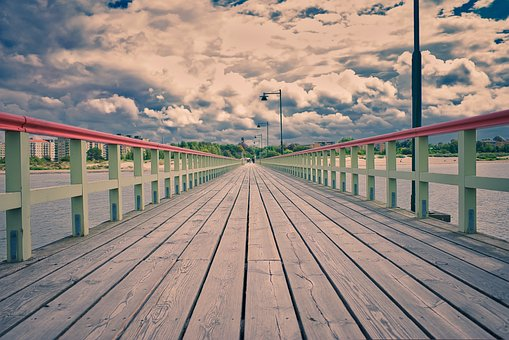
#> input picture vanishing-point-4468780__340.jpg, 509 x 340 px
$ jupyter execute vanishing_point.ipynb
#> lines starting #> are read from the running program, lines starting #| are printed output that depends on the picture
[cell 1]
from skimage.transform import (hough_line, hough_line_peaks)
import numpy as np
import cv2
from matplotlib import pyplot as plt

#image = cv2.imread('pexels-photo-10622719.jpeg', 0) #Fails if uses as-is due to bright background.
#image = cv2.imread('1603176284-vanishingpoint.jpg', 0)
#image = cv2.imread('maxresdefault.jpg', 0)
image = cv2.imread('vanishing-point-4468780__340.jpg', 0)
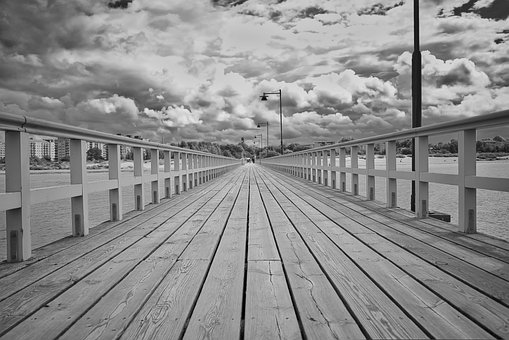
#> image: shape (340, 509); min 0, max 242, mean 140.8
#image = cv2.imread('intersecting-lines.jpg', 0)


image = ~image  #Invert the image (only if it had bright background that can confuse hough)
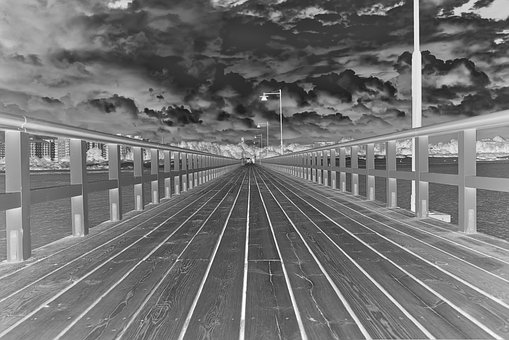
#> image: shape (340, 509); min 13, max 255, mean 114.2
plt.imshow(image, cmap='gray')

[cell 2]
# Set a precision of 1 degree. (Divide into 180 data points)
# You can increase the number of points if needed.
tested_angles = np.linspace(-np.pi / 2, np.pi / 2, 180)

# Perform Hough Transformation to change x, y, to h, theta, dist space.
hspace, theta, dist = hough_line(image, tested_angles)
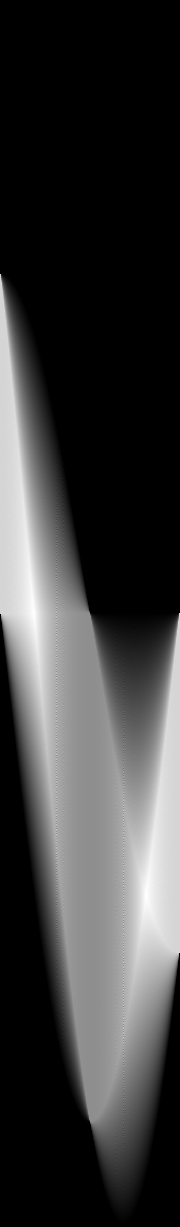
#> hspace: shape (1227, 180) uint64; min 0, max 609, mean 141; drawn with min black and max white
#> theta = 180 values from -1.57 to 1.57; dist = 1227 values from -613 to 613

plt.figure(figsize=(10,10))
plt.imshow(hspace)

[cell 3]
#Now, to find the location of peaks in the hough space we can use hough_line_peaks
h, q, d = hough_line_peaks(hspace, theta, dist)
#> h = 48 values, max 609 at index 0, min 343 at index 46, mean 463.5; q = 48 values, max 1.57 at index 19, min -1.57 at index 20, mean -0.279; d = 48 values, max 477 at index 46, min -334 at index 20, mean 103.9

#Example code from skimage documentation to plot the detected lines
angle_list=[]  #Create an empty list to capture all angles

# Generating figure 1
fig, axes = plt.subplots(1, 3, figsize=(15, 6))
ax = axes.ravel()

ax[0].imshow(image, cmap='gray')
ax[0].set_title('Input image')
ax[0].set_axis_off()

ax[1].imshow(np.log(1 + hspace),
             extent=[np.rad2deg(theta[-1]), np.rad2deg(theta[0]), dist[-1], dist[0]],
             cmap='gray', aspect=1/1.5)
ax[1].set_title('Hough transform')
ax[1].set_xlabel('Angles (degrees)')
ax[1].set_ylabel('Distance (pixels)')
ax[1].axis('image')

ax[2].imshow(image, cmap='gray')

origin = np.array((0, image.shape[1]))
#> origin = [0, 509]


for _, angle, dist in zip(*hough_line_peaks(hspace, theta, dist)):
    angle_list.append(angle) #Not for plotting but later calculation of angles
    y0, y1 = (dist - origin * np.cos(angle)) / np.sin(angle)
    ax[2].plot(origin, (y0, y1), '-r')
#> this loop made 48 passes
#> (angle, dist, y0, y1) on passes 1 to 12: (0.992, 283, 338.1, 5.27), (-0.992, -1, 1.19, 334.1), (-1.01, -16, 18.9, 339.2), (-1.13, -91, 100.5, 339.4), (-1.17, -112, 121.8, 339.2), (-1.24, -154, 163, 339.3), (-1.25, -165, 173.6, 340), (-1.27, -175, 183.1, 339.6), (1.33, 131, 135.1, 7.41), (-1.33, -199, 205.2, 332.8), (-1.4, -243, 246.8, 337.1), (-1.41, -255, 258.2, 339.3)
#> after the loop, angle_list has the same summary as q
ax[2].set_xlim(origin)
ax[2].set_ylim((image.shape[0], 0))
ax[2].set_axis_off()
ax[2].set_title('Detected lines')

plt.tight_layout()
plt.show()
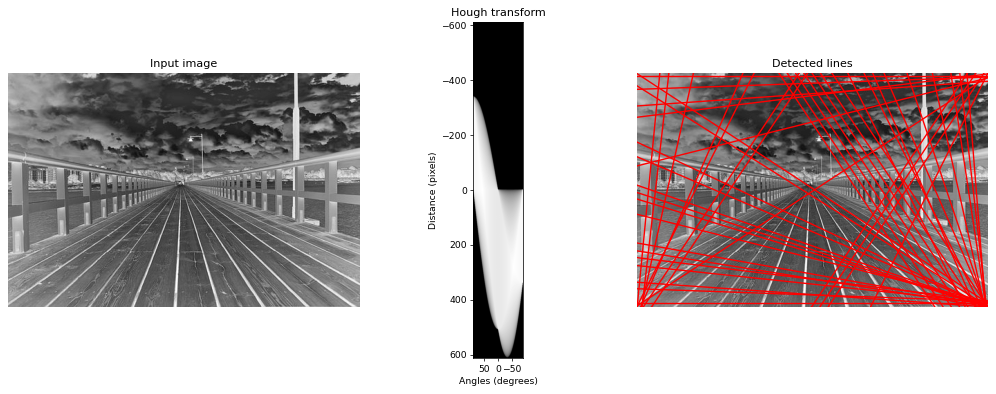
#> figure drawn by matplotlib, 3 panels

[cell 4]
###############################################################
# Convert angles from radians to degrees (1 rad = 180/pi degrees)
angles = [a*180/np.pi for a in angle_list]
#> angles = 48 values, max 90 at index 19, min -90 at index 20, mean -15.98

# Compute difference between the two lines
angle_difference = np.max(angles) - np.min(angles)
#> angle_difference = 180
print(180 - angle_difference)   #Subtracting from 180 to show it as the small angle between two lines
#| 0.0

$ run again, with image/pexels-photo-10622719.jpeg copied over vanishing-point-4468780__340.jpg
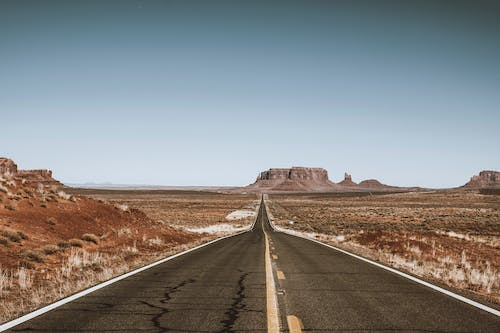
#> input picture image/pexels-photo-10622719.jpeg, 500 x 333 px
#> `image = ~image`:
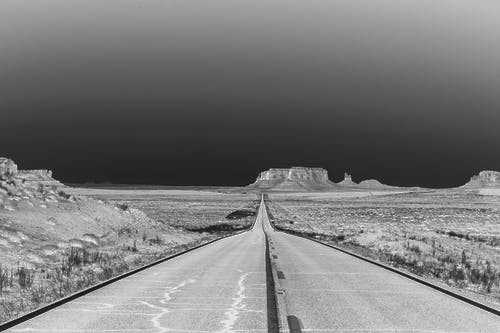
#> image: shape (333, 500); min 3, max 255, mean 122.7
#> `hspace, theta, dist = hough_line(image, tested_angles)`: theta = 180 values from -1.57 to 1.57; dist = 1203 values from -601 to 601
#> h = 46 values, max 599 at index 0, min 336 at index 44, mean 454.6; q = 46 values, max 1.57 at index 17, min -1.57 at index 18, mean -0.168; d = 46 values, max 470 at index 44, min -327 at index 18, mean 122.4
#> the loop `for _, angle, dist in zip(*hough_line_peaks(hspace, theta, dist)):` made 46 passes
#> (angle, dist, y0, y1) on passes 1 to 8: (0.992, 276, 329.8, 2.79), (-0.992, 0, 0, 327), (-1.01, -16, 18.9, 333.5), (-1.1, -68, 76.42, 332.8), (-1.24, -150, 158.7, 331.9), (1.33, 123, 126.8, 1.42), (-1.33, -190, 195.9, 321.3), (-1.33, -201, 207.2, 332.6)
#> after the loop `for _, angle, dist in zip(*hough_line_peaks(hspace, theta, dist)):`: angle_list has the same summary as q
#> `plt.show()`:
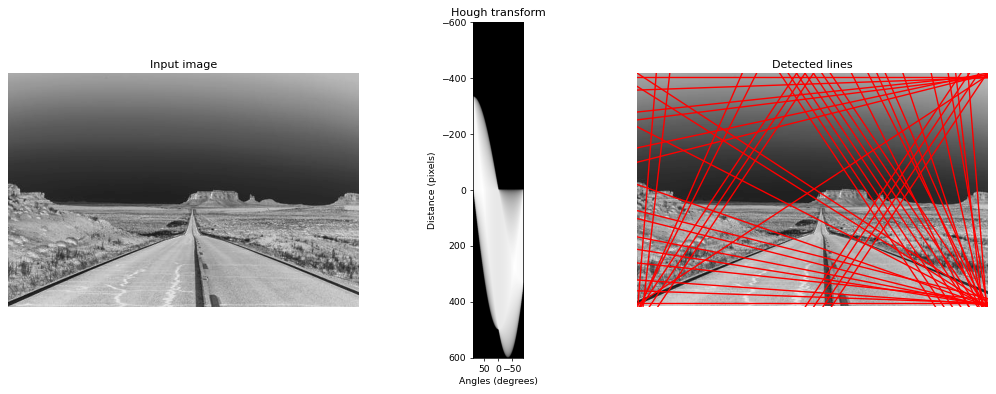
#> figure drawn by matplotlib, 3 panels
#> angles = 46 values, max 90 at index 17, min -90 at index 18, mean -9.64
#> angle_difference = 180
#| 0.0

$ run again, with 1603176284-vanishingpoint.jpg copied over vanishing-point-4468780__340.jpg
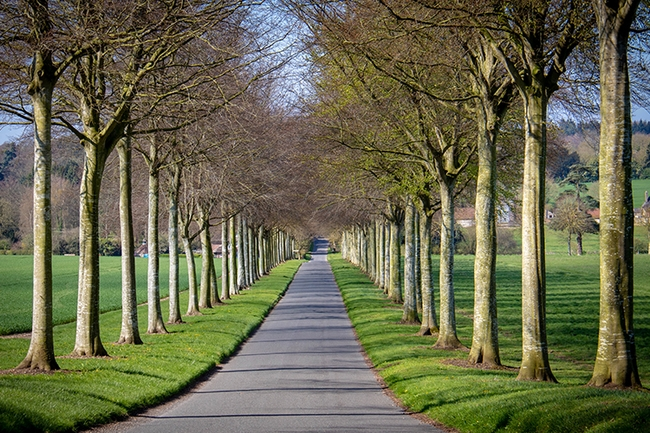
#> input picture 1603176284-vanishingpoint.jpg, 650 x 433 px
#> `image = ~image`:
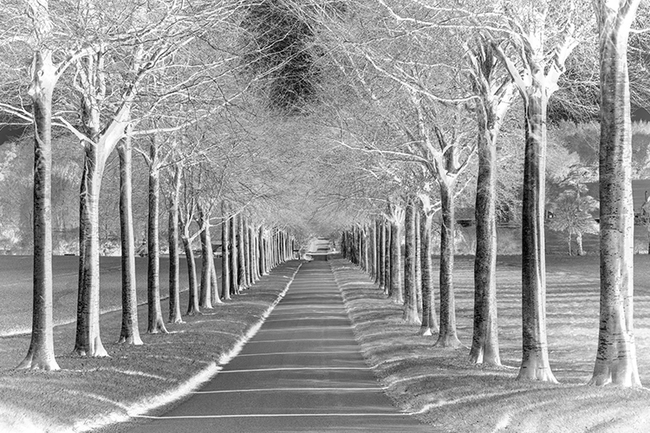
#> image: shape (433, 650); min 0, max 255, mean 153.6
#> `hspace, theta, dist = hough_line(image, tested_angles)`: theta = 180 values from -1.57 to 1.57; dist = 1565 values from -782 to 782
#> h = 69 values, max 781 at index 0, min 436 at index 68, mean 609.3; q = 69 values, max 1.57 at index 34, min -1.57 at index 35, mean -0.189; d = 69 values, max 613 at index 68, min -423 at index 35, mean 127.5
#> the loop `for _, angle, dist in zip(*hough_line_peaks(hspace, theta, dist)):` made 69 passes
#> (angle, dist, y0, y1) on passes 1 to 8: (0.992, 356, 425.4, 0.278), (-0.992, 0, 0, 425.1), (-1.03, -33, 38.57, 431.8), (-1.04, -46, 53.21, 431), (1.08, 306, 347.1, -0.819), (-1.1, -87, 97.77, 431.1), (-1.11, -99, 110.3, 429.4), (-1.13, -114, 125.9, 431)
#> after the loop `for _, angle, dist in zip(*hough_line_peaks(hspace, theta, dist)):`: angle_list has the same summary as q
#> `plt.show()`:
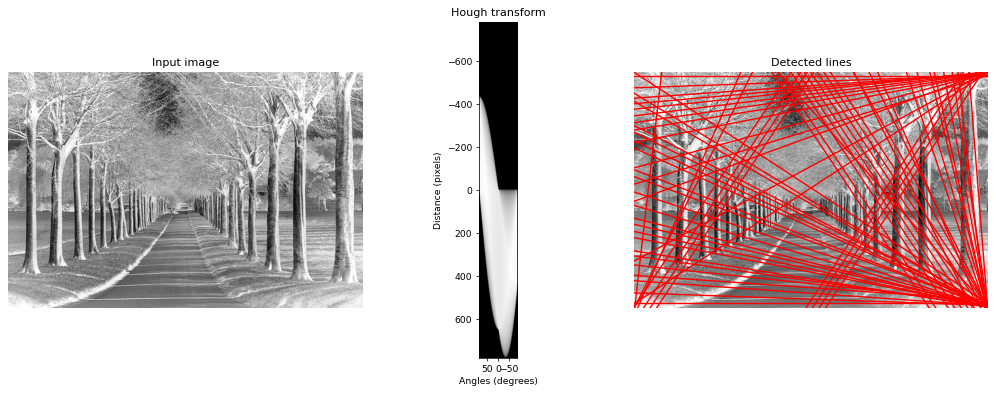
#> figure drawn by matplotlib, 3 panels
#> angles = 69 values, max 90 at index 34, min -90 at index 35, mean -10.82
#> angle_difference = 180
#| 0.0
